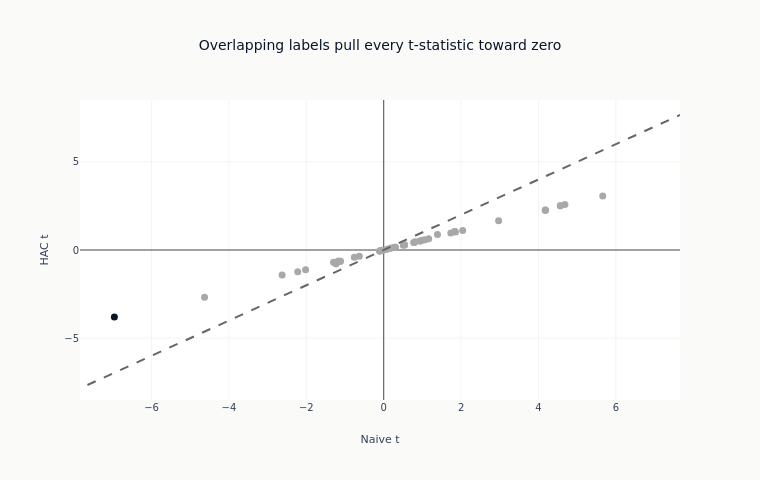

Notebook source saved alongside this figure:
### Markdown cell above
### Naive against HAC inference

### Code cell
fig = go.Figure(
    go.Scatter(
        x=eval_summary["naive_t"].to_list(),
        y=eval_summary["hac_t"].to_list(),
        mode="markers",
        marker=dict(
            color=[SURVIVES if s else DOES_NOT for s in eval_summary["fdr_sig"].to_list()],
            size=7,
        ),
        text=eval_summary["feature"].to_list(),
        showlegend=False,
    )
)
max_t = (
    max(
        eval_summary["naive_t"].cast(pl.Float64, strict=False).abs().max() or 1.0,
        eval_summary["hac_t"].cast(pl.Float64, strict=False).abs().max() or 1.0,
    )
    * 1.1
)
fig.add_trace(
    go.Scatter(
        x=[-max_t, max_t],
        y=[-max_t, max_t],
        mode="lines",
        line=dict(dash="dash", color=GRAY_FILLS["border"]),
        showlegend=False,
    )
)
fig.update_layout(
    template="ml4t",
    height=480,
    width=760,
    title_text="Overlapping labels pull every t-statistic toward zero",
    xaxis_title="Naive t",
    yaxis_title="HAC t",
)
fig.show()

### Figure 1 — Plotly figure (JSON) as saved in the notebook; plotly's stock layout.template omitted (floating-point values rounded to 4 significant figures)
{"data": [{"marker": {"color": ["#0a1628", "#a8a8a8", "#a8a8a8", "#a8a8a8", "#a8a8a8", "#a8a8a8", "#a8a8a8", "#a8a8a8", "#a8a8a8", "#a8a8a8", "#a8a8a8", "#a8a8a8", "#a8a8a8", "#a8a8a8", "#a8a8a8", "#a8a8a8", "#a8a8a8", "#a8a8a8", "#a8a8a8", "#a8a8a8", "#a8a8a8", "#a8a8a8", "#a8a8a8", "#a8a8a8", "#a8a8a8", "#a8a8a8", "#a8a8a8", "#a8a8a8", "#a8a8a8", "#a8a8a8", "#a8a8a8", "#a8a8a8", "#a8a8a8", "#a8a8a8", "#a8a8a8", "#a8a8a8", "#a8a8a8", "#a8a8a8", "#a8a8a8", "#a8a8a8", "#a8a8a8", "#a8a8a8", "#a8a8a8", "#a8a8a8", "#a8a8a8", "#a8a8a8", "#a8a8a8", "#a8a8a8", "#a8a8a8", "#a8a8a8", "#a8a8a8"], "size": 7}, "mode": "markers", "showlegend": false, "text": ["mom_accel_long", "skip_month_mom", "mom_rank_252d", "ret_252d", "carry_21d", "sharpe_252d", "sharpe_rank_252d", "vol_ratio_medium", "carry_momentum_5d", "carry_mom_composite", "mom_accel_medium", "fft_energy_126d", "sharpe_composite", "dist_from_6m_low", "carry_momentum_21d", "carry_pct", "carry_rank", "carry_zscore_126d", "ret_5d", "mom_rank_63d", "ret_63d", "dist_from_52w_high", "fft_energy_63d", "mom_rank_21d", "ret_21d", "momentum_composite", "mom_accel_short", "curvature_rank", "curve_curvature_norm", "sharpe_126d", "sharpe_rank_126d", "vol_21d", "ma_ratio_21", "fft_spectral_energy", "fft_spectral_entropy", "vol_63d", "sharpe_21d", "vol_126d", "carry_zscore_63d", "vol_yz_21d", "sharpe_63d", "sharpe_rank_63d", "carry_mom_interaction", "ma_ratio_200", "vol_ratio_short", "mom_rank_126d", "ret_126d", "ma_ratio_50", "vr_63d", "rsi_14", "rsi_rank"], "type": "scatter", "x": [-6.961, 4.682, 4.564, 4.564, 5.66, 4.179, 4.179, 4.174, -4.631, 2.969, -2.222, -2.626, 2.041, 1.734, -2.019, 1.834, 1.834, 1.853, 1.389, -1.174, -1.174, 1.162, -1.297, -1.12, -1.12, 1.067, 1.008, -1.234, -1.234, 0.9361, 0.9361, 0.7911, 0.8083, -0.76, 0.7742, 0.5373, -0.6312, 0.5071, 0.5415, 0.2601, 0.2988, 0.2988, 0.2844, 0.1959, 0.1452, -0.1039, -0.1039, -0.1018, 0.06358, -0.03232, -0.03232], "y": [-3.794, 2.578, 2.515, 2.515, 3.069, 2.256, 2.256, 2.272, -2.682, 1.654, -1.24, -1.415, 1.113, 0.9593, -1.125, 1.043, 1.043, 1.017, 0.8804, -0.6417, -0.6417, 0.6365, -0.6968, -0.631, -0.631, 0.5868, 0.5523, -0.779, -0.779, 0.5127, 0.5127, 0.4255, 0.4648, -0.4091, 0.4189, 0.2883, -0.3546, 0.2726, 0.2992, 0.1397, 0.162, 0.162, 0.1571, 0.1071, 0.08091, -0.05707, -0.05707, -0.05626, 0.03446, -0.01812, -0.01812]}, {"line": {"color": "#666666", "dash": "dash"}, "mode": "lines", "showlegend": false, "type": "scatter", "x": [-7.657, 7.657], "y": [-7.657, 7.657]}], "layout": {"height": 480, "title": {"text": "Overlapping labels pull every t-statistic toward zero"}, "width": 760, "xaxis": {"title": {"text": "Naive t"}}, "yaxis": {"title": {"text": "HAC t"}}}}
